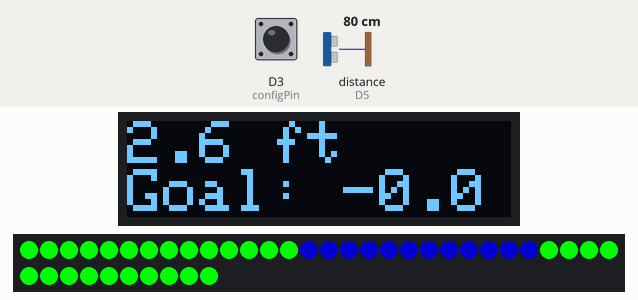
A sketch run on a simulated ESP8266 (Wemos D1 mini). On the bench: 128×32 one-colour display, 40 RGB LEDs in strip order, left to right, continuing on the next row. Wiring (inferred from the names in the program): ultrasonic range finder: trigger D6; echo D5. The test bench sets the inputs (shaded band); at power-on: D3 (configPin) HIGH, distance to the obstacle (sensor on D5) 80 cm. The echo pulse lasts 58.3 µs per cm; dim RGB values are drawn brighter than linear; EEPROM starts erased; what the sketch prints to the serial monitor is not drawn.

Above: at 5.8 s.
5.9 s: D3 (configPin) pulled LOW for 0.25 s
At 6.8 s:
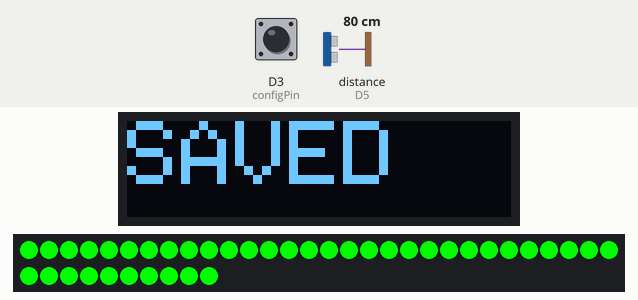
9.1 s: distance to the obstacle (sensor on D5) set to 2 cm
At 9.7 s:
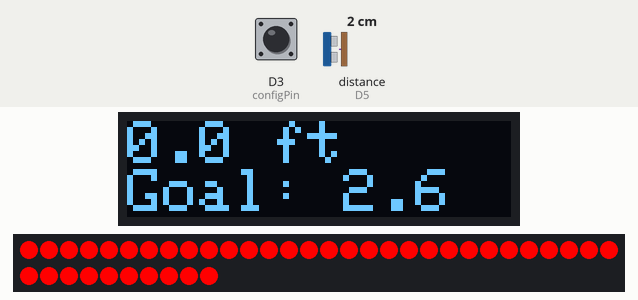
12.1 s: D3 (configPin) pulled LOW for 1 s
At 15.2 s:
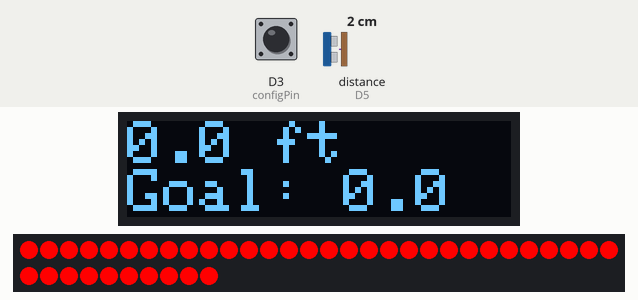
16.1 s: distance to the obstacle (sensor on D5) set to 4 cm
At 17.2 s:
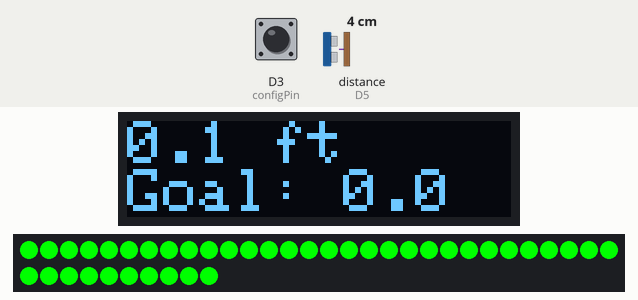
17.7 s: distance to the obstacle (sensor on D5) set to 250 cm
At 18.9 s:
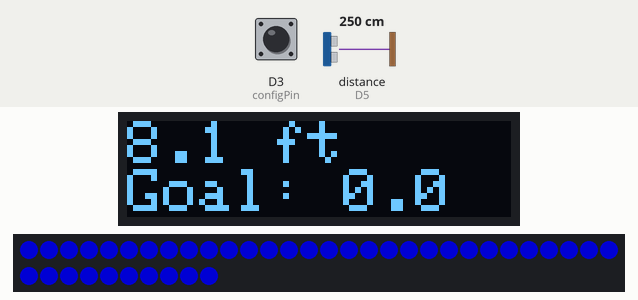
19.2 s: D3 (configPin) pulled LOW for 0.25 s
At 22.6 s:
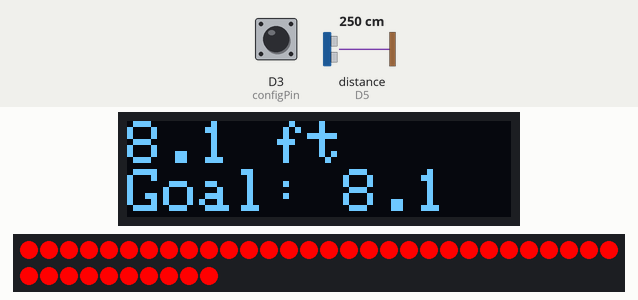
Timing chart, 0 to 24.1 s (numbered marks = the images above; inputs shaded):
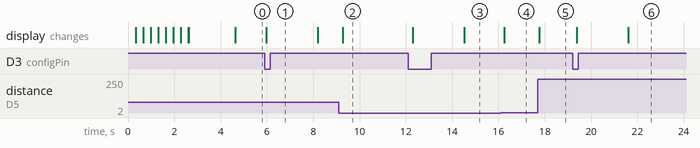

The sketch:

DistanceSensor.ino
```cpp
#include <SPI.h>
#include <Wire.h>
#include <Adafruit_GFX.h>
#include <Adafruit_SSD1306.h>
#include <Adafruit_NeoPixel.h>
#include <EEPROM.h>

// config for Ultrasonic distance sensor
#define triggerPin    D6
#define echoPin       D5

// config for LED strip
#define ledPin        D7
#define numLEDs       40  // number of LEDs used in strip, needs to be an even number
#define maxBright     255 // 0-255 max brightness
#define IDLE_COLOR    pixels.Color(0, 0, 0)   // BLACK or OFF
#define STOP_COLOR    pixels.Color(255, 0, 0) // RED
#define GO_COLOR      pixels.Color(0, 255, 0) // GREEN
#define BACK_COLOR    pixels.Color(0, 0, 128)  // faint BLUE

Adafruit_NeoPixel pixels = Adafruit_NeoPixel(numLEDs, ledPin, NEO_GRB + NEO_KHZ800);
float pixelSize = 1.0;    // the physical distance that each LED represents in cm

// config for configuration button
#define configPin     D3

// config for OLED display
#define sdaPin        D2
#define sclPin        D1
#define screenWidth   128
#define screenHeight  32
#define oledReset     -1  // pin to use to reset OLED or -1 to just use ESP reset pin
Adafruit_SSD1306 display(screenWidth, screenHeight, &Wire, oledReset);

// general config
#define detectRange   250 // distance where we start displaying distance in cm (approx 8 feet)
#define detectOffset  100  // Offset from detectRange in cm to start displaying GO_COLOR (approx 3 feet)
#define idleTimeout   35  // in 0.2 sec increments
#define idleRange     5   // idle when distance doesn't deviate more than this range in cm (approx 2 in)
#define CMtoFT(x)     (x / 2.54 / 12.0)

int targetDistance = 1;   // stored in EEPROM
int lastDistance = -1;    // previous distance to detect idle mode
int idleCount = 0;        // count of distance samples at the same distance

// Arduino setup function. Runs in CPU 1
void setup()
{
  Serial.begin(74880);  // default baud rate for bootloader
  Serial.printf("\n\nESP8266 D1 mini startup...\n");

  // set up OLED display
  pinMode(triggerPin, OUTPUT);
  pinMode(echoPin, INPUT);
  digitalWrite(triggerPin, LOW);

  // set up Config button
  pinMode(configPin, INPUT_PULLUP);

   // initialize OLED display
  if (!display.begin(SSD1306_SWITCHCAPVCC, 0x3C))
  {
    Serial.printf("SSD1306 allocation failed.\n");
    while (1);  // halt
  }
  display.clearDisplay();
  display.setTextColor(WHITE);
  display.setTextSize(2);
  display.setCursor(0, 0);
  display.printf("LEDs: %d\n", numLEDs);
  display.print("Ver: 1.0");
  display.display();

 // set up LED strip
  pixels.begin();
  pixels.setBrightness(maxBright);  // to prevent overcurrent situation, start low
  runningLEDs();
  pixels.rainbow();
  pixels.show();

  // fetch stored target distance value
  EEPROM.begin(sizeof(targetDistance));
  EEPROM.get(0, targetDistance);
  calcPixelSize();
  Serial.printf("EEPROM target distance: %d cm\nPixel Size: %0.1f cm\n", targetDistance, pixelSize);
  delay(2000);
}

// Arduino loop function. Runs in CPU 1.
void loop()
{
  int distance = processDistance();
  // Serial.printf("Distance: %d\n", distance);
  processDisplay(distance);
  processPixels(distance);
  processConfig(distance);

  delay(200);
}

int processDistance()
{
  // send 10 microsecond pulse to trigger of HC-SR04
  digitalWrite(triggerPin, HIGH);
  delayMicroseconds(10);
  digitalWrite(triggerPin, LOW);

  // calculate distance from echo duration
  return pulseIn(echoPin, HIGH) * .034 / 2;
}

void processDisplay(int distance)
{
  display.clearDisplay();
  // check if out of range or idle mode
  if (distance <= detectRange + detectOffset && !isIdle(distance))
  {
    display.setTextSize(2);
    display.setCursor(0, 0);
    display.printf("%.1f ft\n", CMtoFT(distance));
    display.printf("Goal: %.1f", CMtoFT(targetDistance));
  }
  display.display();
}

void processPixels(int distance) {
  // check if out of range or idle mode
  if (distance > detectRange + detectOffset || isIdle(distance))
  {
    pixels.fill(IDLE_COLOR, 0, numLEDs);
  }
  // check if beyond target distance
  else if (distance > targetDistance)
  {
    pixels.fill(BACK_COLOR, 0, numLEDs);
    int closeness = (detectRange - distance) / pixelSize;
    if (closeness > 0)
    {
      pixels.fill(GO_COLOR, 0, closeness);
      pixels.fill(GO_COLOR, numLEDs - closeness, closeness);
    }
    if (abs(distance - lastDistance) < idleRange)
    {
      idleCount++;
    }
    else
    {
      idleCount = 0;
      lastDistance = distance;
    }
  }
  // at target distance
  else
  {
    pixels.fill(STOP_COLOR, 0, numLEDs);
    if (idleCount >= idleTimeout) {
      pixels.fill(IDLE_COLOR, 0, numLEDs);
      lastDistance = distance;
    }
    else
    {
      idleCount++;
    }
  }
  pixels.show();
}

void processConfig(int distance)
{
  if (digitalRead(configPin) == LOW)
  {
    // store current distance as target distance in EEPROM
    targetDistance = distance;
    EEPROM.put(0, targetDistance);
    EEPROM.commit();
    calcPixelSize();
    display.clearDisplay();
    display.setCursor(0, 0);
    display.setTextSize(3);
    display.print("SAVED");
    display.display();
    pixels.fill(GO_COLOR, 0, numLEDs);
    pixels.show();
    Serial.printf("EEPROM target distance: %d cm\nPixel Size: %0.1f cm\n", targetDistance, pixelSize);
    delay(2000);
  }
}

bool isIdle(int distance)
{
  // returns true if has stayed at the same distance too long
  return (abs(distance - lastDistance) < idleRange) && (idleCount >= idleTimeout);
}

void calcPixelSize()
{
  // calculates how much physical distance each LED pixel represents
  pixelSize = (detectRange - targetDistance) * 2.0 / (numLEDs + 2);
}

void runningLEDs()
{
  long off = pixels.Color(0, 0, 0);
  for (int colorLoop = 0; colorLoop < 3; colorLoop++)
  {
    long color = pixels.Color((colorLoop == 0 ? 255 : 0), (colorLoop == 1 ? 255 : 0), (colorLoop == 2 ? 255 : 0));
    for (int count = 0; count < pixels.numPixels(); count++)
    {
      pixels.fill(off, 0, pixels.numPixels());
      pixels.setPixelColor((colorLoop%2 == 0 ? count : pixels.numPixels() - count - 1), color);
      pixels.show();
      delay(20);
    }
  }
  pixels.fill(off, 0, pixels.numPixels());
  pixels.show();
}
```

Measured:
- the behaviour switches between 2 and 3 cm on distance to the obstacle (sensor on D5) (found by bisection; images 3 and 4)
- after the input at 5.9 s, the display: first changes after 0.07 s (image 1 shows a later state)
- after the input at 9.1 s, the display: changes after 0.18 s (image 2)
- after the input at 12.1 s, the display: first changes after 0.21 s (image 3 shows a later state)
- after the input at 17.7 s, the display: first changes after 0.06 s (image 5 shows a later state)
- after the input at 19.2 s, the display: first changes after 0.18 s (image 6 shows a later state)
